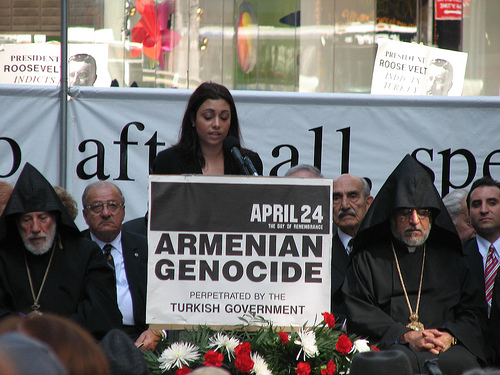
#> input picture lib/Backend/Test_Data/470887785_e0b1241d94.jpg, 500 x 375 px; its folder holds only this picture in this run
$ python Blur_Image.py   (older library calls are emulated)
#> lines starting #> are read from the running program, lines starting #| are printed output that depends on the picture
import os
import cv2
import numpy as np


def calculate_gradient_magnitude(image):
    # Convert the image to grayscale
    gray = cv2.cvtColor(image, cv2.COLOR_BGR2GRAY)

    # Compute gradients in x and y directions
    grad_x = cv2.Sobel(gray, cv2.CV_64F, 1, 0, ksize=3)
    grad_y = cv2.Sobel(gray, cv2.CV_64F, 0, 1, ksize=3)

    # Compute gradient magnitude
    gradient_magnitude = cv2.magnitude(grad_x, grad_y)

    # Calculate the mean of gradient magnitude
    mean_gradient_magnitude = cv2.mean(gradient_magnitude)[0]

    return mean_gradient_magnitude


def calculate_gaussian_blur(image):
    # Convert the image to grayscale
    gray = cv2.cvtColor(image, cv2.COLOR_BGR2GRAY)

    # Compute Gaussian blur score
    blur_score = cv2.Laplacian(gray, cv2.CV_64F).var()

    return blur_score


def calculate_canny_edge(image):
    # Convert the image to grayscale
    gray = cv2.cvtColor(image, cv2.COLOR_BGR2GRAY)

    # Compute Canny edges
    edges = cv2.Canny(gray, 50, 150)

    # Calculate the percentage of edge pixels
    edge_percentage = cv2.mean(edges)[0] / 255

    return edge_percentage


def calculate_pixel_distribution(image):
    # Convert the image to grayscale
    gray = cv2.cvtColor(image, cv2.COLOR_BGR2GRAY)

    # Calculate histogram of pixel intensity values
    hist = cv2.calcHist([gray], [0], None, [256], [0, 256])

    # Calculate the percentage of pixels in the histogram with non-zero intensity values
    non_zero_percentage = np.sum(hist[1:]) / np.sum(hist)

    return non_zero_percentage


def calculate_smoothness(image):
    # Convert the image to grayscale
    gray = cv2.cvtColor(image, cv2.COLOR_BGR2GRAY)

    # Calculate the variance of the Laplacian
    laplacian_var = cv2.Laplacian(gray, cv2.CV_64F).var()

    return laplacian_var


def detect_blur_images(folder_path, threshold):
#> called with folder_path = 'Test_Data', threshold = 4000000
    blur_images = []

    # Iterate over each image in the folder
    for filename in os.listdir(folder_path):
        # Check if the file is a JPEG or PNG image
        if filename.lower().endswith(('.jpg', '.jpeg', '.png', '.jfif', '.webp')):
            image_path = os.path.join(folder_path, filename)

            # Read the image
            image = cv2.imread(image_path)
#> image is the input picture: shape (375, 500, 3); mean B, G, R 110.1, 111.3, 114.1

            # Check if the image is loaded successfully
            if image is not None:
                # Calculate gradient magnitude
                gradient_magnitude = calculate_gradient_magnitude(image)
#> in calculate_gradient_magnitude, `gray = cv2.cvtColor(image, cv2.COLOR_BGR2GRAY)`:
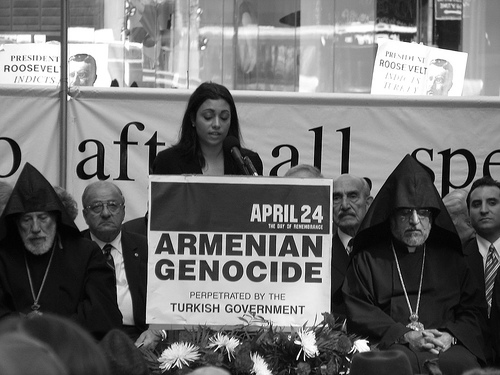
#> gray: shape (375, 500); min 0, max 255, mean 112
#> in calculate_gradient_magnitude, `grad_x = cv2.Sobel(gray, cv2.CV_64F, 1, 0, ksize=3)`:
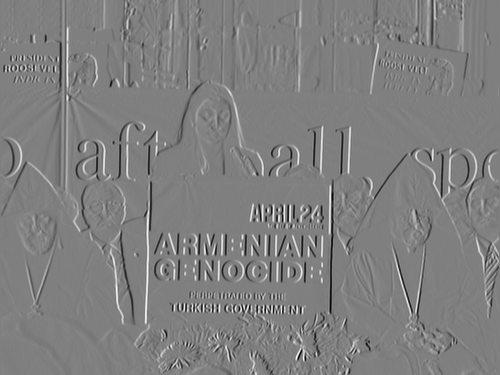
#> grad_x: shape (375, 500) float64; min -976, max 971, mean -0.1; drawn with min black and max white
#> in calculate_gradient_magnitude, `grad_y = cv2.Sobel(gray, cv2.CV_64F, 0, 1, ksize=3)`:
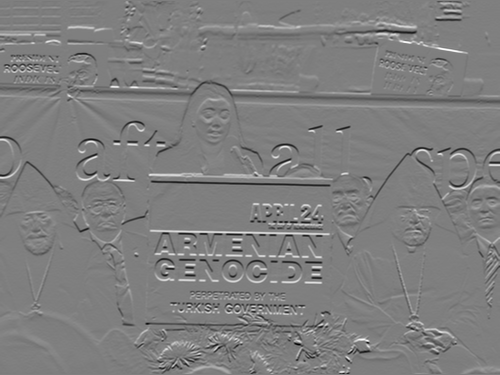
#> grad_y: shape (375, 500) float64; min -882, max 887, mean -1.3; drawn with min black and max white
#> in calculate_gradient_magnitude, `gradient_magnitude = cv2.magnitude(grad_x, grad_y)`:
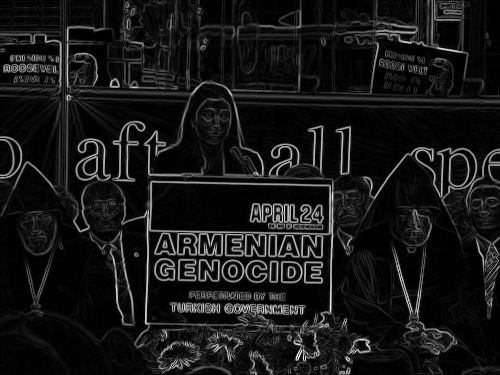
#> gradient_magnitude: shape (375, 500) float64; min 0, max 1036.4, mean 95.3; drawn with min black and max white
#> in calculate_gradient_magnitude, `mean_gradient_magnitude = cv2.mean(gradient_magnitude)[0]`: mean_gradient_magnitude = 95.25
#> gradient_magnitude = 95.25

                # Calculate Gaussian blur score
                blur_score = calculate_gaussian_blur(image)
#> in calculate_gaussian_blur, `blur_score = cv2.Laplacian(gray, cv2.CV_64F).var()`: blur_score = 2613.6
#> blur_score = 2613.6

                # Calculate Canny edge score
                edge_percentage = calculate_canny_edge(image)
#> in calculate_canny_edge, `edges = cv2.Canny(gray, 50, 150)`:
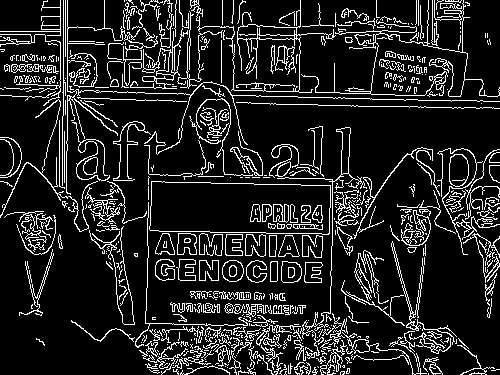
#> edges: shape (375, 500); 13.7% white in thin lines or dots
#> in calculate_canny_edge, `edge_percentage = cv2.mean(edges)[0] / 255`: edge_percentage = 0.137
#> edge_percentage = 0.137

                # Calculate pixel distribution percentage
                pixel_distribution_percentage = calculate_pixel_distribution(image)
#> in calculate_pixel_distribution, `hist = cv2.calcHist([gray], [0], None, [256], [0, 256])`: hist = 256 values, max 2251 at index 255, min 93 at index 0, mean 732.4
#> in calculate_pixel_distribution, `non_zero_percentage = np.sum(hist[1:]) / np.sum(hist)`: non_zero_percentage = 1
#> pixel_distribution_percentage = 1

                # Calculate smoothness score
                smoothness_score = calculate_smoothness(image)
#> in calculate_smoothness, `laplacian_var = cv2.Laplacian(gray, cv2.CV_64F).var()`: laplacian_var = 2613.6
#> smoothness_score = 2613.6

                # Combine scores (you can adjust weights based on importance)
                combined_score = 100 * gradient_magnitude - 10 * blur_score + 100000000 * edge_percentage + pixel_distribution_percentage + 10 * smoothness_score
#> combined_score = 13672993.1

                # Check if combined score is below threshold
                if combined_score < threshold:
                    blur_images.append((filename, combined_score))
            else:
                print(f"Failed to read image: {filename}")

    return blur_images


def detect_corrupted_images(directory):
    corrupted_images = []
    for filename in os.listdir(directory):
        try:
            img = cv2.imread(os.path.join(directory, filename))
            if img is None:
                corrupted_images.append(filename)
        except Exception as e:
            print(f"Error reading {filename}: {e}")
            corrupted_images.append(filename)
    return corrupted_images


# Example usage:
folder_path = "Test_Data"
threshold = 4000000  # Adjust this threshold as needed

blur_images = detect_blur_images(folder_path, threshold)

if blur_images:
    print("Blurry images:")
    for image, combined_score in blur_images:
        print(f"{image}: Combined Score: {combined_score}")
else:
    print("No blurry images found.")


print("\n")

corrupted_images = detect_corrupted_images(folder_path)
print("Corrupted images:", corrupted_images)

$ run again, on lib/Backend/Test_Data/471402959_0b187560df.jpg
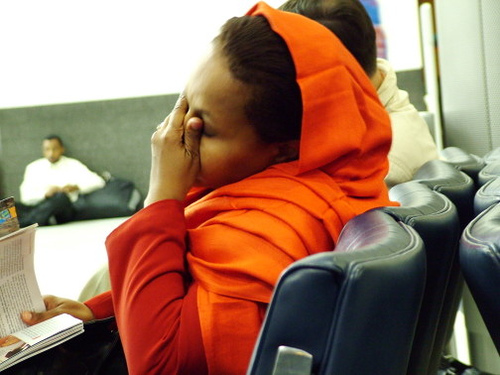
#> input picture lib/Backend/Test_Data/471402959_0b187560df.jpg, 500 x 375 px
#> in detect_blur_images, image is the input picture: shape (375, 500, 3); mean B, G, R 95.7, 117.4, 154.7
#> in calculate_gradient_magnitude, `gradient_magnitude = cv2.magnitude(grad_x, grad_y)`:
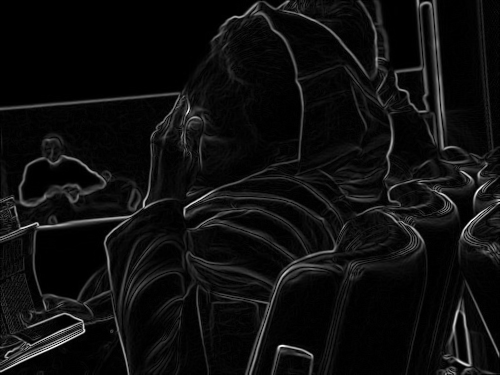
#> gradient_magnitude: shape (375, 500) float64; min 0, max 886.9, mean 51.6; drawn with min black and max white
#> mean_gradient_magnitude = 51.55
#> in calculate_gaussian_blur, `blur_score = cv2.Laplacian(gray, cv2.CV_64F).var()`: blur_score = 428.9
#> in calculate_canny_edge, `edges = cv2.Canny(gray, 50, 150)`:
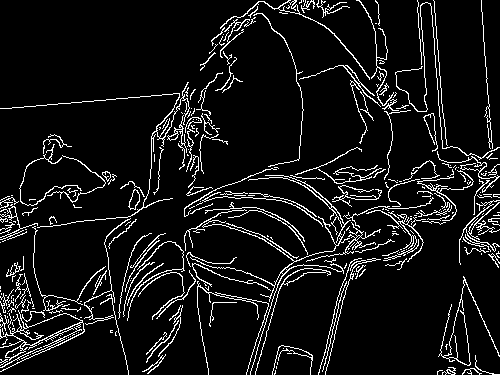
#> edges: shape (375, 500); 8.3% white in thin lines or dots
#> in calculate_canny_edge, `edge_percentage = cv2.mean(edges)[0] / 255`: edge_percentage = 0.0826
#> hist = 256 values, max 24588 at index 255, min 17 at index 0, mean 732.4
#> non_zero_percentage = 1
#> laplacian_var = 428.9
#> combined_score = 8269156.3

$ run again, on lib/Backend/Test_Data/472535997_0dbf42b9f3.jpg
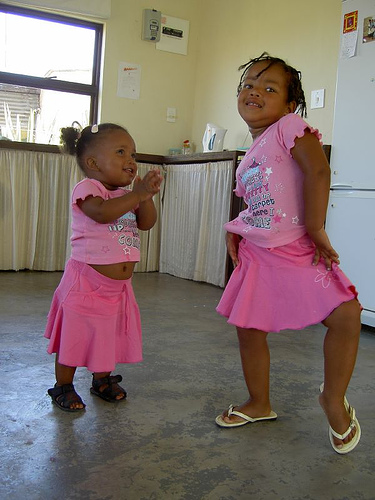
#> input picture lib/Backend/Test_Data/472535997_0dbf42b9f3.jpg, 375 x 500 px
#> in detect_blur_images, image is the input picture: shape (500, 375, 3); mean B, G, R 108.8, 113.8, 130
#> in calculate_gradient_magnitude, `gradient_magnitude = cv2.magnitude(grad_x, grad_y)`:
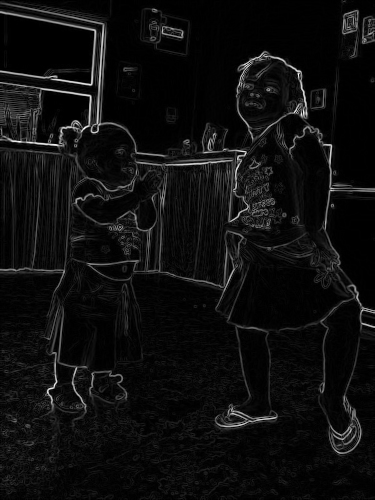
#> gradient_magnitude: shape (500, 375) float64; min 0, max 878.6, mean 50.6; drawn with min black and max white
#> mean_gradient_magnitude = 50.57
#> in calculate_gaussian_blur, `blur_score = cv2.Laplacian(gray, cv2.CV_64F).var()`: blur_score = 1225.3
#> in calculate_canny_edge, `edges = cv2.Canny(gray, 50, 150)`:
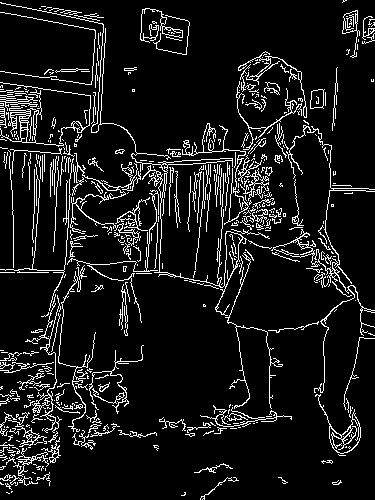
#> edges: shape (500, 375); 9.4% white in thin lines or dots
#> in calculate_canny_edge, `edge_percentage = cv2.mean(edges)[0] / 255`: edge_percentage = 0.0937
#> hist = 256 values, max 4803 at index 254, min 25 at index 222, mean 732.4
#> non_zero_percentage = 1
#> laplacian_var = 1225.3
#> combined_score = 9377324.9

$ run again, on lib/Backend/Test_Data/470887791_86d5a08a38.jpg
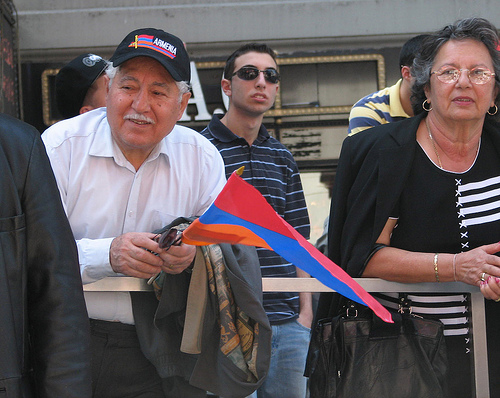
#> input picture lib/Backend/Test_Data/470887791_86d5a08a38.jpg, 500 x 398 px
#> in detect_blur_images, image is the input picture: shape (398, 500, 3); mean B, G, R 92, 89, 98.1
#> in calculate_gradient_magnitude, `gradient_magnitude = cv2.magnitude(grad_x, grad_y)`:
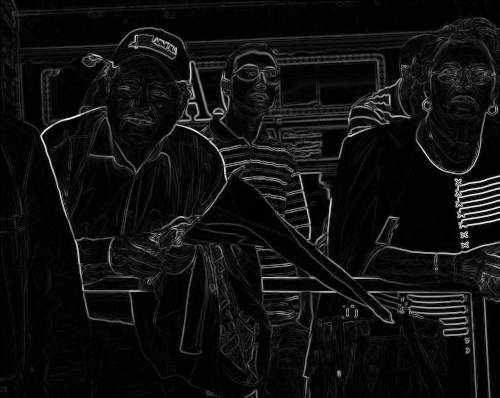
#> gradient_magnitude: shape (398, 500) float64; min 0, max 1026.1, mean 65.9; drawn with min black and max white
#> mean_gradient_magnitude = 65.92
#> in calculate_gaussian_blur, `blur_score = cv2.Laplacian(gray, cv2.CV_64F).var()`: blur_score = 1698.6
#> in calculate_canny_edge, `edges = cv2.Canny(gray, 50, 150)`:
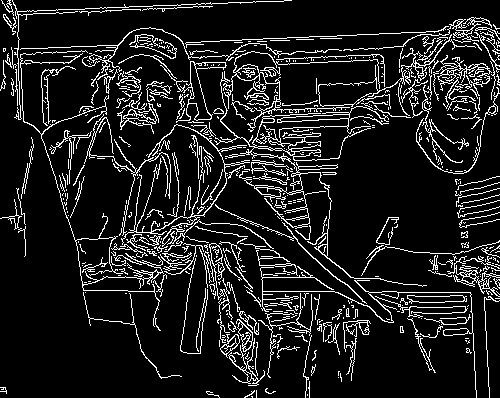
#> edges: shape (398, 500); 11.7% white in thin lines or dots
#> in calculate_canny_edge, `edge_percentage = cv2.mean(edges)[0] / 255`: edge_percentage = 0.117
#> hist = 256 values, max 2391 at index 55, min 18 at index 255, mean 777.3
#> non_zero_percentage = 1
#> laplacian_var = 1698.6
#> combined_score = 11683477.3
